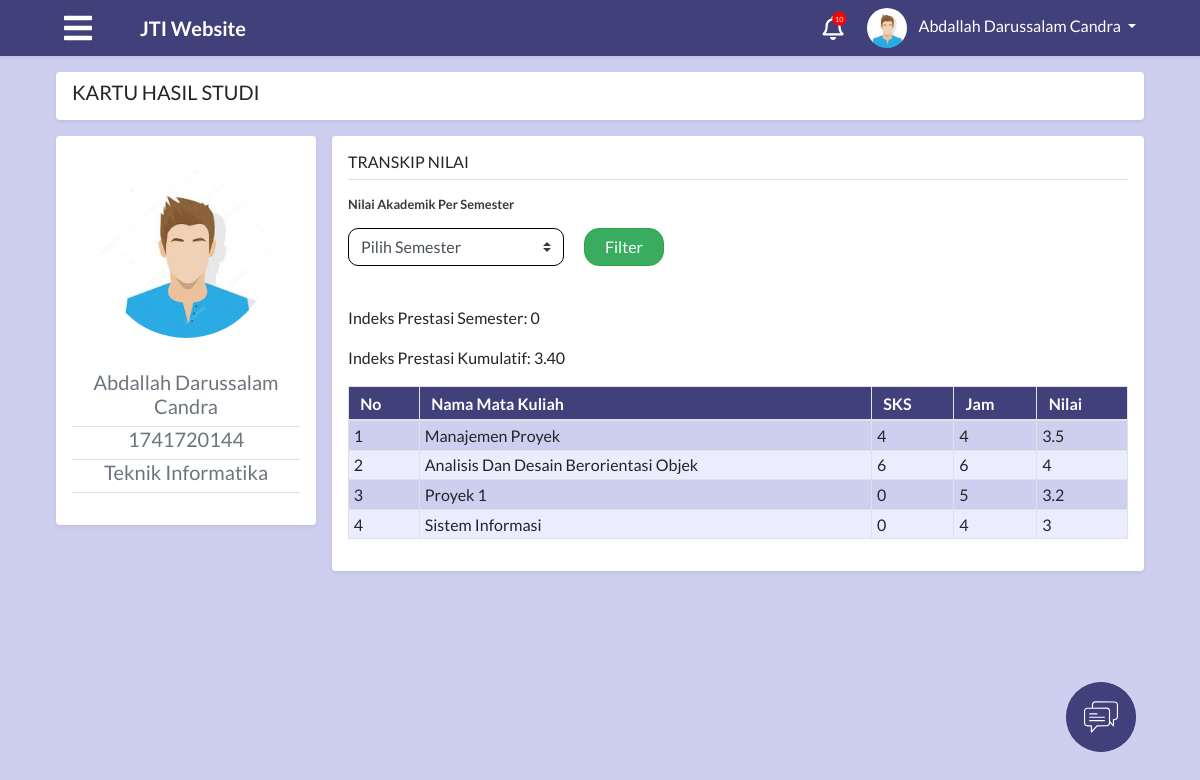
The app's page /module/index.php?module=nilai (signed in), older data.
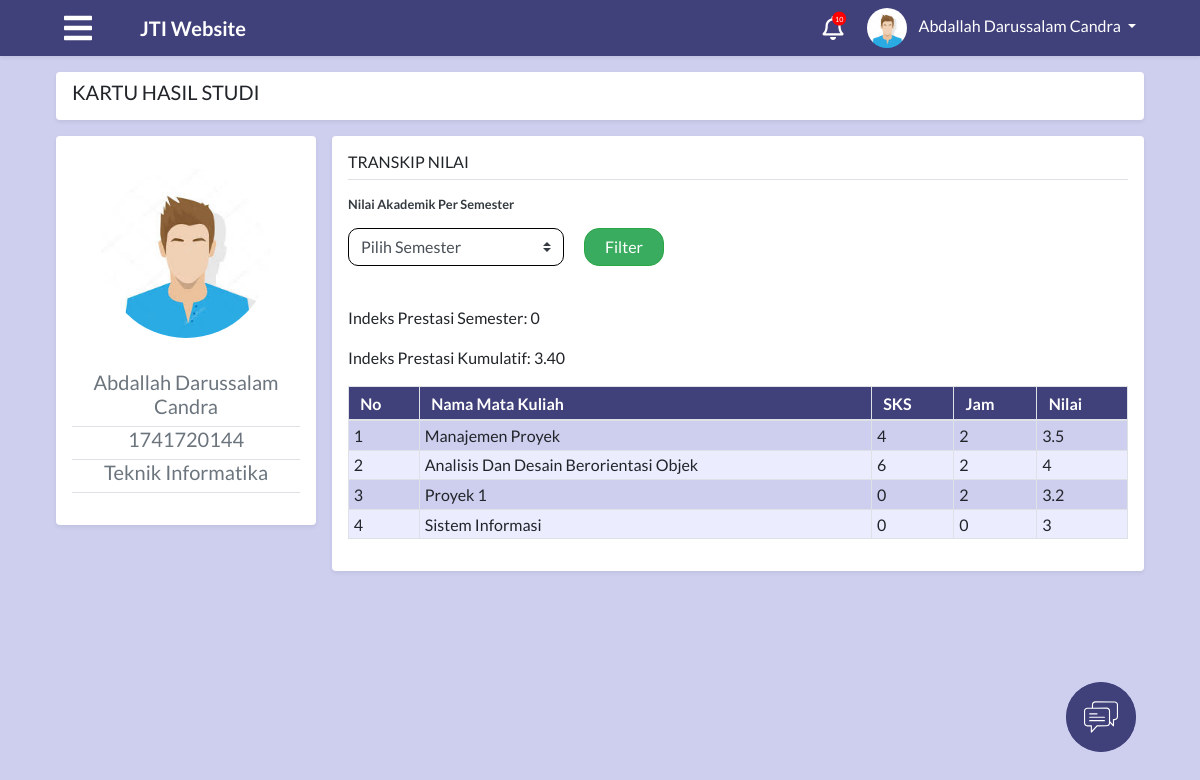
The same page, newer data.
### tables this page shows
CREATE TABLE `tabel_khs` (
  `id_khs` int(30) NOT NULL,
  `id_mahasiswa` int(30) NOT NULL,
  `id_kelas` int(30) NOT NULL,
  `id_semester` int(30) NOT NULL,
  `id_matkul` int(11) DEFAULT NULL,
  `nilai` float NOT NULL,
  `waktu_edit` datetime NOT NULL
);

CREATE TABLE `tabel_matkul` (
  `id_matkul` int(11) NOT NULL,
  `nama` varchar(50) NOT NULL,
  `sks` int(11) NOT NULL,
  `jam` int(10) NOT NULL
);

### process/proses_nilai.php (called while the page is built, shortened)
<?php
function khs($con, $idUser)
{
  $khs = "select a.*, b.* from tabel_khs a, tabel_matkul b, tabel_mahasiswa c, tabel_user d where a.id_matkul=b.id_matkul and a.id_mahasiswa=c.id_mahasiswa and c.id_user=d.id_user and d.id_user='$idUser' and a.id_semester=c.id_semester";
  $resultKhs = mysqli_query($con, $khs);
  return $resultKhs;
}
?>

### module/mahasiswa/nilai.php (the view, shortened to what the changed rows need)
<?php
include "../config/connection.php";
include "../process/proses_nilai.php";
$idUser = $_SESSION['id'];
?>
<main role="main" class="container-fluid">
    <div id="nilai" class="row">
        <div class="col-md-9 p-0">
            <div class="m-2 p-3 bg-white rounded shadow-sm">
                <?php
                if(isset($_POST["filter"])){
                    $result=filterKhs($con, $idUser, $_POST["semester"]);
                }else{
                    $result = khs($con, $idUser);
                }
                if(mysqli_num_rows($result) > 0){
                    ?>
                    <table class="table table-striped table-bordered">
                        <thead class="text-white bg-blue">
                            <tr>
                                <th>No</th>
                                <th>Nama Mata Kuliah</th>
                                <th>SKS</th>
                                <th>Jam</th>
                                <th>Nilai</th>
                            </tr>
                        </thead>
                        <tbody>
                            <?php
                            $index = 1;
                            while($row = mysqli_fetch_assoc($result)){
                                ?>
                                <tr>
                                    <td><?php echo $index++;?></td>
                                    <td><?php echo $row["nama"];?></td>
                                    <td><?php echo $row["sks"];?></td>
                                    <td><?php echo $row["jam"];?></td>
                                    <td><?php echo $row["nilai"];?></td>
                                </tr>
                            <?php
                            }
                            ?>
                        </tbody>
                    </table>
                    <?php
                }
                ?>
                </div>
            </div>
        </div>
    </div>

Row changes from the older to the newer data that the page shows:
changed through a linked row, tabel_khs "Manajemen Proyek": id_matkul.jam "4" → "2"
changed through a linked row, tabel_khs "Analisis Dan Desain Berorientasi Objek": id_matkul.jam "6" → "2"
changed through a linked row, tabel_khs "Proyek 1": id_matkul.jam "5" → "2"
changed through a linked row, tabel_khs "Sistem Informasi": id_matkul.jam "4" → "0"
